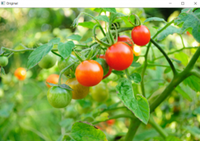
#> input picture drowsinessDetectionPy/pic23-200x141.png, 200 x 141 px
$ python main.py
#> lines starting #> are read from the running program, lines starting #| are printed output that depends on the picture
# importing libraries
import cv2
import numpy as np

image = cv2.imread("pic23-200x141.png")
#> image is the input picture: shape (141, 200, 3); mean B, G, R 74.3, 165.6, 134

cv2.imshow('Original Image', image)
cv2.waitKey(0)

# Gaussian Blur
Gaussian = cv2.GaussianBlur(image, (7, 7), 0)
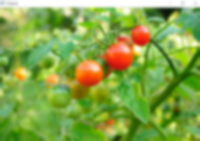
#> Gaussian: shape (141, 200, 3); mean B, G, R 74.3, 165.6, 134
cv2.imshow('Gaussian Blurring', Gaussian)
cv2.waitKey(0)

# Median Blur
median = cv2.medianBlur(image, 5)
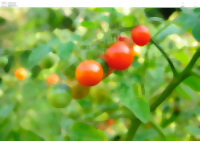
#> median: shape (141, 200, 3); mean B, G, R 73.6, 166.3, 134.5
cv2.imshow('Median Blurring', median)
cv2.waitKey(0)


# Bilateral Blur
bilateral = cv2.bilateralFilter(image, 9, 75, 75)
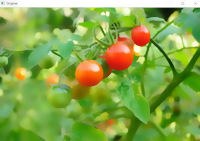
#> bilateral: shape (141, 200, 3); mean B, G, R 74.4, 165.6, 133.9
cv2.imshow('Bilateral Blurring', bilateral)
cv2.waitKey(0)
cv2.destroyAllWindows()


if __name__ == "__main__" :
    print(f"This is the main function")
